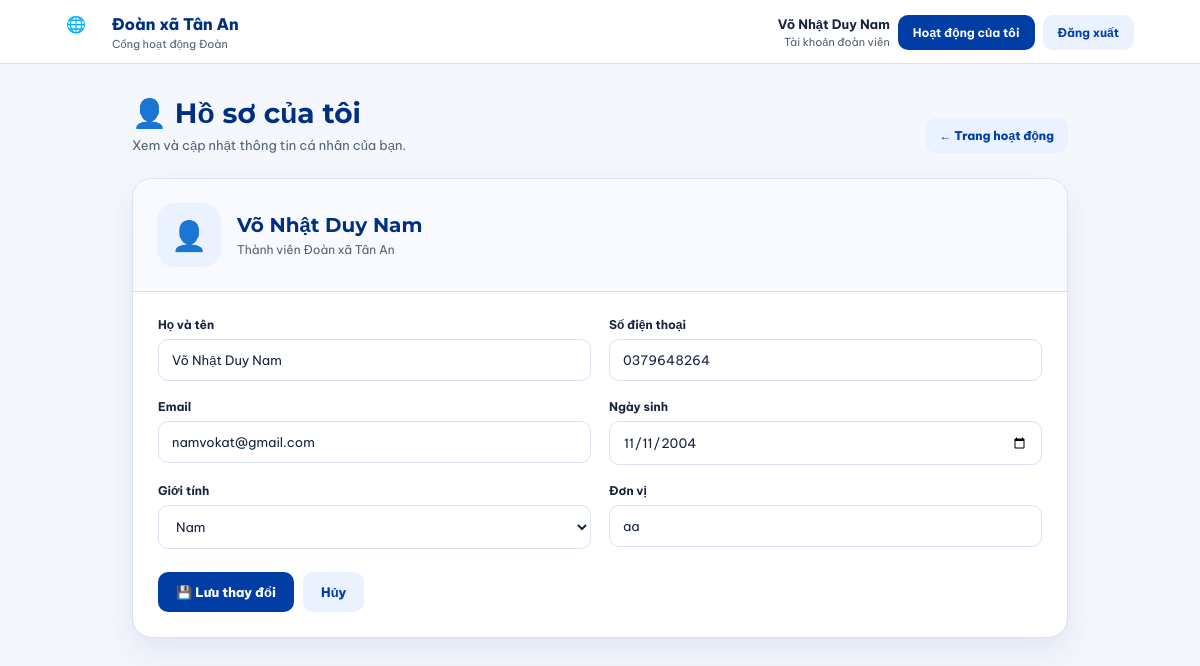
The app's page /profile.php (signed in) with its own data.
### tables this page shows
CREATE TABLE `users` (
  `id` int(11) NOT NULL,
  `full_name` varchar(100) NOT NULL,
  `phone` varchar(20) NOT NULL,
  `email` varchar(150) DEFAULT NULL,
  `birthday` date DEFAULT NULL,
  `gender` varchar(20) DEFAULT NULL,
  `unit` varchar(150) DEFAULT NULL,
  `password_hash` varchar(255) NOT NULL,
  `role_id` int(11) NOT NULL DEFAULT 1,
  `status` enum('active','locked') DEFAULT 'active',
  `created_at` timestamp NOT NULL DEFAULT current_timestamp(),
  `updated_at` timestamp NOT NULL DEFAULT current_timestamp() ON UPDATE current_timestamp()
);

### profile.php (the view, shortened to what this page needs)
<?php
require_once "config/database.php";
$user_id = (int) $_SESSION["user_id"];
$stmt = $pdo->prepare("
    SELECT
        id,
        full_name,
        phone,
        email,
        birthday,
        gender,
        unit,
        role_id,
        status,
        created_at
    FROM users
    WHERE id = ?
    LIMIT 1
");
$stmt->execute([$user_id]);
$user = $stmt->fetch(PDO::FETCH_ASSOC);
?>
<!DOCTYPE html>
<html lang="vi">
<head>
    <link
        rel="stylesheet"
        href="assets/css/style.css"
    >
</head>
<body>
<nav class="navbar">
    <div class="nav-inner">
        <a
            href="index.php"
            class="brand"
        >
            <div class="brand-icon">
                🌐
            </div>
            <div>
                <div class="brand-name">
                    Đoàn xã Tân An
                </div>
                <div class="brand-sub">
                    Cổng hoạt động Đoàn
                </div>
            </div>
        </a>
        <div class="nav-user">
            <div class="welcome">
                <strong>
                    <?= htmlspecialchars(
                        $_SESSION["full_name"]
                        ?? "Đoàn viên"
                    ) ?>
                </strong>
                <span>
                    Tài khoản đoàn viên
                </span>
            </div>
            <a
                href="my-activities.php"
                class="nav-btn login-btn"
            >
                Hoạt động của tôi
            </a>
            <a
                href="logout.php"
                class="nav-btn logout-btn"
            >
                Đăng xuất
            </a>
        </div>
    </div>
</nav>
<main class="profile-main">
    <div class="profile-header">
        <div>
            <h1>
                👤 Hồ sơ của tôi
            </h1>
            <p>
                Xem và cập nhật thông tin cá nhân của bạn.
            </p>
        </div>
        <a
            href="index.php"
            class="profile-back"
        >
            ← Trang hoạt động
        </a>
    </div>
    <section class="profile-card">
        <div class="profile-top">
            <div class="profile-avatar">
                👤
            </div>
            <div>
                <h2>
                    <?= htmlspecialchars(
                        $user["full_name"]
                        ?? "Đoàn viên"
                    ) ?>
                </h2>
                <p>
                    Thành viên Đoàn xã Tân An
                </p>
            </div>
        </div>
        <form
            method="POST"
            class="profile-form"
        >
            <div class="profile-grid">
                <div class="profile-group">
                    <label>
                        Họ và tên
                    </label>
                    <input
                        type="text"
                        name="full_name"
                        value="<?= htmlspecialchars(
                            $user["full_name"]
                            ?? ""
                        ) ?>"
                        required
                    >
                </div>
                <div class="profile-group">
                    <label>
                        Số điện thoại
                    </label>
                    <input
                        type="tel"
                        name="phone"
                        maxlength="10"
                        value="<?= htmlspecialchars(
                            $user["phone"]
                            ?? ""
                        ) ?>"
                        required
                    >
                </div>
                <div class="profile-group">
                    <label>
                        Email
                    </label>
                    <input
                        type="email"
                        name="email"
                        value="<?= htmlspecialchars(
                            $user["email"]
                            ?? ""
                        ) ?>"
                    >
                </div>
                <div class="profile-group">
                    <label>
                        Ngày sinh
                    </label>
                    <input
                        type="date"
                        name="birthday"
                        value="<?= htmlspecialchars(
                            $user["birthday"]
                            ?? ""
                        ) ?>"
                    >
                </div>
                <div class="profile-group">
                    <label>
                        Giới tính
                    </label>
                    <select name="gender">
                        <option
                            value="male"
                            <?= ($user["gender"] ?? "") === "male"
                                ? "selected"
                                : ""
                            ?>
                        >
                            Nam
                        </option>
                    </select>
                </div>
                <div class="profile-group">
                    <label>
                        Đơn vị
                    </label>
                    <input
                        type="text"
                        name="unit"
                        value="<?= htmlspecialchars(
                            $user["unit"]
                            ?? ""
                        ) ?>"
                    >
                </div>
                <div class="profile-actions">
                    <button
                        type="submit"
                        name="save_profile"
                        class="save-profile"
                    >
                        💾 Lưu thay đổi
                    </button>
                    <a
                        href="index.php"
                        class="cancel-profile"
                    >
                        Hủy
                    </a>
                </div>
            </div>
        </form>
    </section>
</main>
</body>
</html>

### assets/css/style.css (style rules this page uses)
* { box-sizing: border-box; margin: 0; padding: 0; }
:root { --blue: #003DA5; --blue-dark: #002F80; --blue-mid: #1456C0; --blue-light: #EAF1FF; --blue-soft: #F4F7FC; --text: #17233D; --muted: #536174; --border: #D8E2F2; --white: #FFFFFF; --shadow: 0 14px 32px rgba(0, 61, 165, 0.09); }
html { scroll-behavior: smooth; }
body { font-family: Arial, Helvetica, sans-serif; background: var(--blue-soft); color: var(--text); min-height: 100vh; }
.navbar { background: rgba(255, 255, 255, 0.98); border-bottom: 1px solid var(--border); position: sticky; top: 0; z-index: 100; }
.nav-inner { max-width: 1180px; margin: auto; padding: 14px 22px; display: flex; justify-content: space-between; align-items: center; gap: 20px; }
.brand { display: flex; align-items: center; gap: 11px; text-decoration: none; color: var(--text); }
.brand-icon { width: 36px; height: 36px; }
.brand-name { font-weight: 800; font-size: 16px; color: var(--blue-dark); }
.brand-sub { color: var(--muted); font-size: 11px; margin-top: 3px; }
.nav-user { display: flex; align-items: center; gap: 10px; }
.welcome { text-align: right; }
.welcome strong { display: block; font-size: 13px; color: var(--text); }
.welcome span { display: block; margin-top: 3px; font-size: 11px; color: var(--muted); }
.nav-btn { padding: 10px 15px; border-radius: 10px; text-decoration: none; font-size: 12px; font-weight: 700; transition: 0.2s ease; }
.login-btn { background: var(--blue); color: var(--white); }
.logout-btn { background: var(--blue-light); color: var(--blue); }
.navbar { height: 64px !important; min-height: 64px !important; }
.nav-inner { height: 64px !important; display: flex !important; align-items: center !important; justify-content: space-between !important; }
.brand { display: flex !important; align-items: center !important; gap: 10px !important; height: 64px !important; text-decoration: none !important; }
.navbar { width: 100%; min-height: 64px; background: white; }
.nav-inner { width: 100%; max-width: 1100px; min-height: 64px; margin: 0 auto; padding: 0 16px; display: flex !important; align-items: center !important; justify-content: space-between !important; flex-direction: row !important; flex-wrap: nowrap !important; }
.brand { display: flex !important; align-items: center !important; flex-direction: row !important; gap: 10px; text-decoration: none; flex-shrink: 0; }
.nav-user { display: flex !important; align-items: center !important; flex-direction: row !important; flex-wrap: nowrap !important; gap: 8px; margin-left: auto; }
.welcome { text-align: right; display: flex; flex-direction: column; white-space: nowrap; }
.nav-btn { display: inline-flex !important; align-items: center; justify-content: center; white-space: nowrap; }
body { font-family: "Be Vietnam Pro", Arial, sans-serif !important; }
button, input, select, textarea { font: inherit; }
h1, h2, h3 { font-family: Montserrat, "Be Vietnam Pro", Arial, sans-serif !important; }
:root { color-scheme: light; }

### records on screen
users: full_name "Võ Nhật Duy Nam", phone "0379648264", email "namvokat@gmail.com", birthday "11/11/2004", gender "Nam", unit "aa"

### other values on screen
$_SESSION["full_name"] "Võ Nhật Duy Nam"
